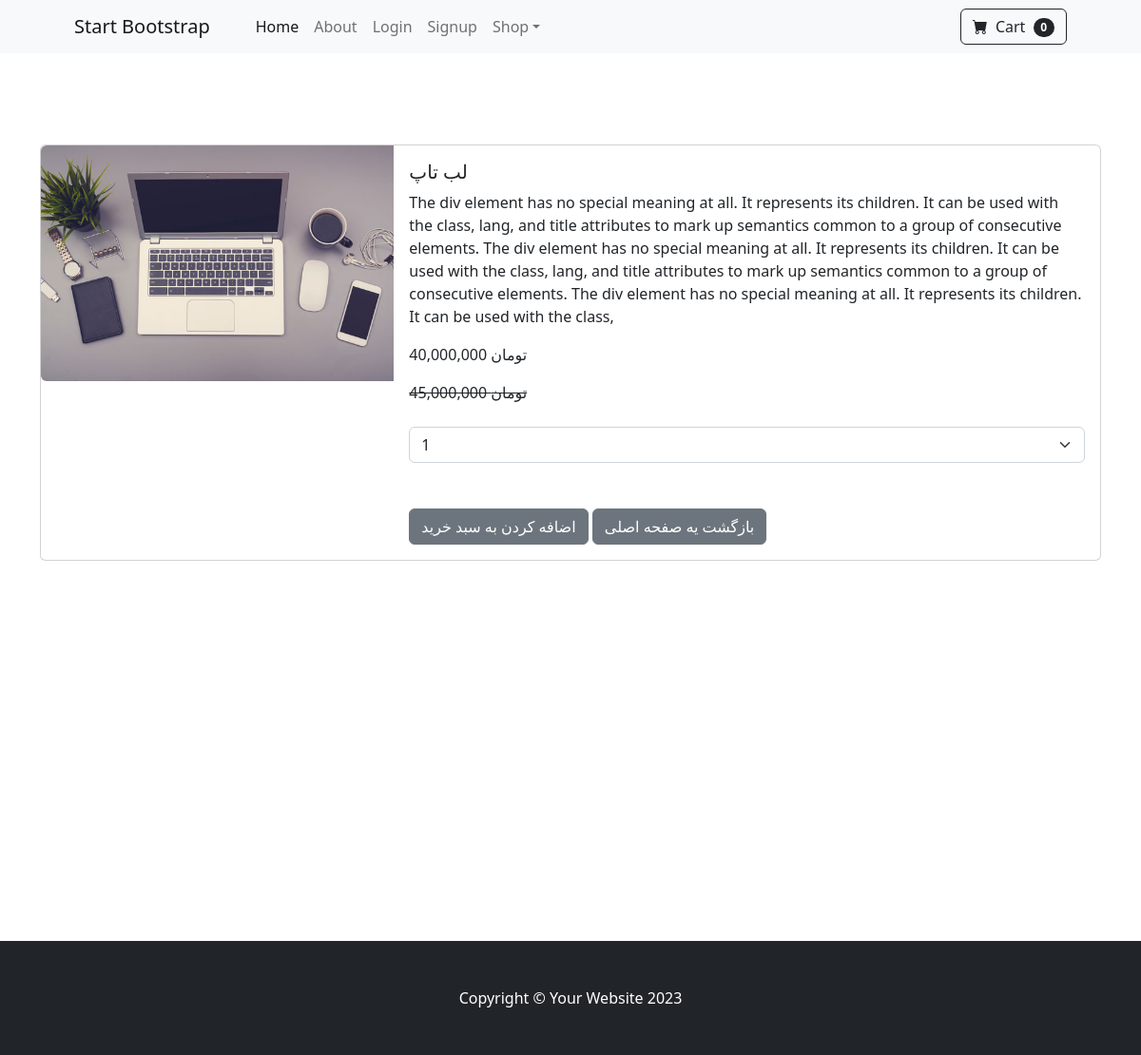
Page /product/3/ on the committed database.
### shop/models.py (models this page shows, shortened)
class Product(models.Model):
    name = models.CharField(max_length=40)
    description = models.CharField(max_length=500, default='', blank=True, null=True)
    price = models.DecimalField(default = 0, decimal_places = 0, max_digits=12)
    category = models.ForeignKey(Category, on_delete=models.CASCADE, default=1)
    picture = models.ImageField(upload_to='upload/product/')
    star = models.IntegerField(default =0, validators = [MaxValueValidator(5), MinValueValidator(0)])
    is_sale = models.BooleanField(default=False)
    sale_price = models.DecimalField(default = 0, decimal_places = 0, max_digits=12)

### shop/views.py (the view)
# urls.py: path('product/<int:pk>/', product, name="product"),
def product(request, pk):
    product = Product.objects.get(id=pk)
    return render(request, 'product.html', {'product': product})

### cart/cart.py (called while the page is built)
    def __len__(self):
        return len(self.cart)

### cart/context_processors.py (called while the page is built)
def cart(request):
    return {'cart':Cart(request)}

### shop/templates/product.html (shortened to what this page needs)
{% extends "base.html" %}
{% block content %}
{% load humanize %}
<br><br><br><br>
<div class="container">
    <div class="card mb-3" style="">
        <div class="row g-0">
          <div class="col-md-4">
            <img src="{{product.picture.url}}" class="img-fluid rounded-start" alt="...">
          </div>
          <div class="col-md-8">
            <div class="card-body">
              <h5 class="card-title">{{product.name}}</h5>
              <p class="card-text">{{product.description}}</p>
              {% if product.is_sale %}
              <p class="card-text">{{product.sale_price | intcomma}} تومان</p>
              <strike>{{  product.price | intcomma}} تومان </strike><br>
              {% else %}
              <p class="card-text">{{product.price | intcomma}}</p>
              {% endif %}
              <br>
              <select class="form-select" aria-label="Default select example" id='cart-qty'>
                <option value="1">1</option>
              </select>
              <br><br>
              <button class='btn btn-secondary' type='button' value='{{ product.id }}' id='add-cart'>اضافه کردن به سبد خرید</button>
              <a href="{% url 'home' %}" class='btn btn-secondary'>بازگشت یه صفحه اصلی</a>
            </div>
          </div>
        </div>
      </div>
</div>
<br><br><br><br><br><br><br><br><br><br><br><br><br><br><br><br>
{% endblock  %}

### rows in the picture
Product: picture (picture), name "لب تاپ", description "The div element has no special meaning at all. It represents its children. It can be used with the class, lang, and title attributes to mark up semantics common to a group of consecutive elements. The div element has no special meaning at all. It represents its children. It can be used with the class, lang, and title attributes to mark up semantics common to a group of consecutive elements. The div element has no special meaning at all. It represents its children. It can be used with the class,", sale_price "40,000,000", price "45,000,000"

### other values in the picture
{{ cart|length }} "0"
